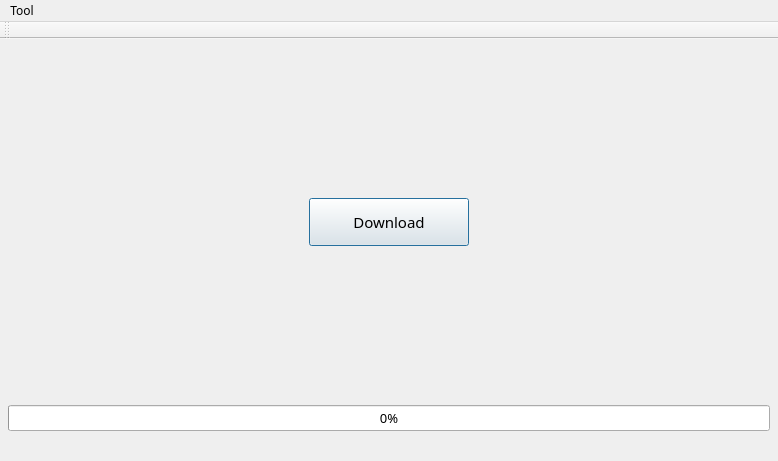
<?xml version="1.0" encoding="UTF-8"?>
<ui version="4.0">
 <author>JamzumSum</author>
 <class>frmMainClass</class>
 <widget class="QMainWindow" name="frmMainClass">
  <property name="geometry">
   <rect>
    <x>0</x>
    <y>0</y>
    <width>778</width>
    <height>461</height>
   </rect>
  </property>
  <property name="font">
   <font>
    <family>微软雅黑</family>
    <pointsize>9</pointsize>
   </font>
  </property>
  <property name="windowTitle">
   <string>BingPicker</string>
  </property>
  <property name="windowIcon">
   <iconset resource="frmMain.qrc">
    <normaloff>:/frmMain/assets/icons/microsoft_bing_search.ico</normaloff>:/frmMain/assets/icons/microsoft_bing_search.ico</iconset>
  </property>
  <widget class="QWidget" name="centralWidget">
   <layout class="QGridLayout" name="gridLayout">
    <property name="leftMargin">
     <number>8</number>
    </property>
    <property name="topMargin">
     <number>8</number>
    </property>
    <property name="rightMargin">
     <number>8</number>
    </property>
    <property name="bottomMargin">
     <number>8</number>
    </property>
    <property name="spacing">
     <number>8</number>
    </property>
    <item row="1" column="1">
     <spacer name="horizontalSpacer">
      <property name="orientation">
       <enum>Qt::Horizontal</enum>
      </property>
      <property name="sizeHint" stdset="0">
       <size>
        <width>24</width>
        <height>20</height>
       </size>
      </property>
     </spacer>
    </item>
    <item row="1" column="3">
     <spacer name="horizontalSpacer_2">
      <property name="orientation">
       <enum>Qt::Horizontal</enum>
      </property>
      <property name="sizeHint" stdset="0">
       <size>
        <width>24</width>
        <height>20</height>
       </size>
      </property>
     </spacer>
    </item>
    <item row="1" column="2">
     <widget class="QPushButton" name="btnDownload">
      <property name="sizePolicy">
       <sizepolicy hsizetype="Preferred" vsizetype="Preferred">
        <horstretch>0</horstretch>
        <verstretch>0</verstretch>
       </sizepolicy>
      </property>
      <property name="minimumSize">
       <size>
        <width>160</width>
        <height>48</height>
       </size>
      </property>
      <property name="font">
       <font>
        <family>微软雅黑</family>
        <pointsize>11</pointsize>
       </font>
      </property>
      <property name="focusPolicy">
       <enum>Qt::StrongFocus</enum>
      </property>
      <property name="text">
       <string>Download</string>
      </property>
      <property name="iconSize">
       <size>
        <width>800</width>
        <height>450</height>
       </size>
      </property>
      <property name="checkable">
       <bool>false</bool>
      </property>
      <property name="autoDefault">
       <bool>true</bool>
      </property>
      <property name="default">
       <bool>true</bool>
      </property>
      <property name="flat">
       <bool>false</bool>
      </property>
     </widget>
    </item>
    <item row="2" column="2">
     <spacer name="verticalSpacer">
      <property name="orientation">
       <enum>Qt::Vertical</enum>
      </property>
      <property name="sizeType">
       <enum>QSizePolicy::Expanding</enum>
      </property>
      <property name="sizeHint" stdset="0">
       <size>
        <width>20</width>
        <height>24</height>
       </size>
      </property>
     </spacer>
    </item>
    <item row="0" column="2">
     <spacer name="verticalSpacer_2">
      <property name="orientation">
       <enum>Qt::Vertical</enum>
      </property>
      <property name="sizeType">
       <enum>QSizePolicy::MinimumExpanding</enum>
      </property>
      <property name="sizeHint" stdset="0">
       <size>
        <width>20</width>
        <height>24</height>
       </size>
      </property>
     </spacer>
    </item>
    <item row="1" column="0">
     <widget class="QPushButton" name="btnLastDay">
      <property name="palette">
       <palette>
        <active>
         <colorrole role="Button">
          <brush brushstyle="SolidPattern">
           <color alpha="255">
            <red>240</red>
            <green>240</green>
            <blue>240</blue>
           </color>
          </brush>
         </colorrole>
        </active>
        <inactive>
         <colorrole role="Button">
          <brush brushstyle="SolidPattern">
           <color alpha="150">
            <red>240</red>
            <green>240</green>
            <blue>240</blue>
           </color>
          </brush>
         </colorrole>
        </inactive>
        <disabled>
         <colorrole role="Button">
          <brush brushstyle="SolidPattern">
           <color alpha="0">
            <red>240</red>
            <green>240</green>
            <blue>240</blue>
           </color>
          </brush>
         </colorrole>
        </disabled>
       </palette>
      </property>
      <property name="focusPolicy">
       <enum>Qt::TabFocus</enum>
      </property>
      <property name="text">
       <string/>
      </property>
      <property name="icon">
       <iconset resource="frmMain.qrc">
        <normaloff>:/frmMain/assets/icons/icons8_Left_black.ico</normaloff>
        <disabledoff>:/frmMain/assets/icons/icons8_Left_white.ico</disabledoff>:/frmMain/assets/icons/icons8_Left_black.ico</iconset>
      </property>
      <property name="iconSize">
       <size>
        <width>36</width>
        <height>36</height>
       </size>
      </property>
      <property name="flat">
       <bool>true</bool>
      </property>
     </widget>
    </item>
    <item row="1" column="4">
     <widget class="QPushButton" name="btnNextDay">
      <property name="enabled">
       <bool>false</bool>
      </property>
      <property name="palette">
       <palette>
        <active>
         <colorrole role="Button">
          <brush brushstyle="SolidPattern">
           <color alpha="255">
            <red>240</red>
            <green>240</green>
            <blue>240</blue>
           </color>
          </brush>
         </colorrole>
        </active>
        <inactive>
         <colorrole role="Button">
          <brush brushstyle="SolidPattern">
           <color alpha="150">
            <red>240</red>
            <green>240</green>
            <blue>240</blue>
           </color>
          </brush>
         </colorrole>
        </inactive>
        <disabled>
         <colorrole role="Button">
          <brush brushstyle="SolidPattern">
           <color alpha="0">
            <red>240</red>
            <green>240</green>
            <blue>240</blue>
           </color>
          </brush>
         </colorrole>
        </disabled>
       </palette>
      </property>
      <property name="focusPolicy">
       <enum>Qt::TabFocus</enum>
      </property>
      <property name="text">
       <string/>
      </property>
      <property name="icon">
       <iconset resource="frmMain.qrc">
        <normaloff>:/frmMain/assets/icons/icons8_Right_black.ico</normaloff>
        <disabledoff>:/frmMain/assets/icons/icons8_Right_white.ico</disabledoff>:/frmMain/assets/icons/icons8_Right_black.ico</iconset>
      </property>
      <property name="iconSize">
       <size>
        <width>36</width>
        <height>36</height>
       </size>
      </property>
      <property name="flat">
       <bool>true</bool>
      </property>
     </widget>
    </item>
    <item row="3" column="0" colspan="5">
     <widget class="QProgressBar" name="progressBar">
      <property name="font">
       <font>
        <family>微软雅黑</family>
        <pointsize>10</pointsize>
       </font>
      </property>
      <property name="value">
       <number>0</number>
      </property>
     </widget>
    </item>
   </layout>
  </widget>
  <widget class="QMenuBar" name="menuBar">
   <property name="geometry">
    <rect>
     <x>0</x>
     <y>0</y>
     <width>778</width>
     <height>26</height>
    </rect>
   </property>
   <widget class="QMenu" name="menuTool">
    <property name="title">
     <string>Tool</string>
    </property>
    <addaction name="actionShow_in_Explorer"/>
    <addaction name="separator"/>
    <addaction name="actionSet_As_Wallpaper"/>
    <addaction name="actionDelete"/>
    <addaction name="separator"/>
    <addaction name="actionBulk_Deletion"/>
   </widget>
   <addaction name="menuTool"/>
  </widget>
  <widget class="QToolBar" name="mainToolBar">
   <attribute name="toolBarArea">
    <enum>TopToolBarArea</enum>
   </attribute>
   <attribute name="toolBarBreak">
    <bool>false</bool>
   </attribute>
  </widget>
  <widget class="QStatusBar" name="statusBar">
   <property name="sizeGripEnabled">
    <bool>false</bool>
   </property>
  </widget>
  <action name="actionSet_As_Wallpaper">
   <property name="enabled">
    <bool>false</bool>
   </property>
   <property name="text">
    <string>Set as Wallpaper</string>
   </property>
  </action>
  <action name="actionDelete">
   <property name="text">
    <string>Delete</string>
   </property>
  </action>
  <action name="actionShow_in_Explorer">
   <property name="text">
    <string>Show in Explorer</string>
   </property>
  </action>
  <action name="actionBulk_Deletion">
   <property name="text">
    <string>Bulk Deletion</string>
   </property>
  </action>
 </widget>
 <layoutdefault spacing="8" margin="8"/>
 <layoutfunction spacing="8" margin="8"/>
 <resources>
  <include location="frmMain.qrc"/>
 </resources>
 <connections>
  <connection>
   <sender>btnDownload</sender>
   <signal>clicked()</signal>
   <receiver>frmMainClass</receiver>
   <slot>onDownloadClick()</slot>
   <hints>
    <hint type="sourcelabel">
     <x>311</x>
     <y>192</y>
    </hint>
    <hint type="destinationlabel">
     <x>112</x>
     <y>103</y>
    </hint>
   </hints>
  </connection>
  <connection>
   <sender>actionSet_As_Wallpaper</sender>
   <signal>triggered()</signal>
   <receiver>frmMainClass</receiver>
   <slot>setWallpaper()</slot>
   <hints>
    <hint type="sourcelabel">
     <x>-1</x>
     <y>-1</y>
    </hint>
    <hint type="destinationlabel">
     <x>299</x>
     <y>199</y>
    </hint>
   </hints>
  </connection>
  <connection>
   <sender>actionDelete</sender>
   <signal>triggered()</signal>
   <receiver>frmMainClass</receiver>
   <slot>deleteFile()</slot>
   <hints>
    <hint type="sourcelabel">
     <x>-1</x>
     <y>-1</y>
    </hint>
    <hint type="destinationlabel">
     <x>388</x>
     <y>230</y>
    </hint>
   </hints>
  </connection>
  <connection>
   <sender>actionShow_in_Explorer</sender>
   <signal>triggered()</signal>
   <receiver>frmMainClass</receiver>
   <slot>showInExplorer()</slot>
   <hints>
    <hint type="sourcelabel">
     <x>-1</x>
     <y>-1</y>
    </hint>
    <hint type="destinationlabel">
     <x>388</x>
     <y>230</y>
    </hint>
   </hints>
  </connection>
  <connection>
   <sender>actionBulk_Deletion</sender>
   <signal>triggered()</signal>
   <receiver>frmMainClass</receiver>
   <slot>bulkDeletion()</slot>
   <hints>
    <hint type="sourcelabel">
     <x>-1</x>
     <y>-1</y>
    </hint>
    <hint type="destinationlabel">
     <x>388</x>
     <y>230</y>
    </hint>
   </hints>
  </connection>
 </connections>
 <designerdata>
  <property name="gridDeltaX">
   <number>12</number>
  </property>
  <property name="gridDeltaY">
   <number>12</number>
  </property>
  <property name="gridSnapX">
   <bool>true</bool>
  </property>
  <property name="gridSnapY">
   <bool>true</bool>
  </property>
  <property name="gridVisible">
   <bool>true</bool>
  </property>
 </designerdata>
 <slots>
  <slot>onDownloadClick()</slot>
  <slot>setWallpaper()</slot>
  <slot>deleteFile()</slot>
  <slot>showInExplorer()</slot>
  <slot>bulkDeletion()</slot>
 </slots>
</ui>
